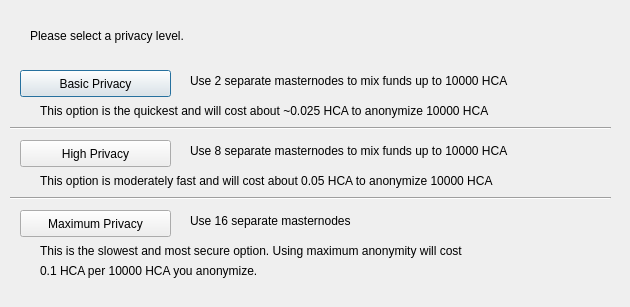
<?xml version="1.0" encoding="UTF-8"?>
<ui version="4.0">
 <class>ObfuscationConfig</class>
 <widget class="QDialog" name="ObfuscationConfig">
  <property name="geometry">
   <rect>
    <x>0</x>
    <y>0</y>
    <width>630</width>
    <height>307</height>
   </rect>
  </property>
  <property name="windowTitle">
   <string>Configure Obfuscation</string>
  </property>
  <widget class="QPushButton" name="buttonBasic">
   <property name="geometry">
    <rect>
     <x>20</x>
     <y>70</y>
     <width>151</width>
     <height>27</height>
    </rect>
   </property>
   <property name="text">
    <string>Basic Privacy</string>
   </property>
  </widget>
  <widget class="QPushButton" name="buttonHigh">
   <property name="geometry">
    <rect>
     <x>20</x>
     <y>140</y>
     <width>151</width>
     <height>27</height>
    </rect>
   </property>
   <property name="text">
    <string>High Privacy</string>
   </property>
  </widget>
  <widget class="QPushButton" name="buttonMax">
   <property name="geometry">
    <rect>
     <x>20</x>
     <y>210</y>
     <width>151</width>
     <height>27</height>
    </rect>
   </property>
   <property name="text">
    <string>Maximum Privacy</string>
   </property>
  </widget>
  <widget class="QLabel" name="label">
   <property name="geometry">
    <rect>
     <x>30</x>
     <y>20</y>
     <width>571</width>
     <height>31</height>
    </rect>
   </property>
   <property name="text">
    <string>Please select a privacy level.</string>
   </property>
  </widget>
  <widget class="QLabel" name="label_2">
   <property name="geometry">
    <rect>
     <x>190</x>
     <y>70</y>
     <width>421</width>
     <height>21</height>
    </rect>
   </property>
   <property name="text">
    <string>Use 2 separate masternodes to mix funds up to 10000 HCA</string>
   </property>
  </widget>
  <widget class="QLabel" name="label_3">
   <property name="geometry">
    <rect>
     <x>190</x>
     <y>140</y>
     <width>411</width>
     <height>21</height>
    </rect>
   </property>
   <property name="text">
    <string>Use 8 separate masternodes to mix funds up to 10000 HCA</string>
   </property>
  </widget>
  <widget class="QLabel" name="label_4">
   <property name="geometry">
    <rect>
     <x>190</x>
     <y>210</y>
     <width>421</width>
     <height>21</height>
    </rect>
   </property>
   <property name="text">
    <string>Use 16 separate masternodes</string>
   </property>
  </widget>
  <widget class="QLabel" name="label_6">
   <property name="geometry">
    <rect>
     <x>40</x>
     <y>100</y>
     <width>561</width>
     <height>21</height>
    </rect>
   </property>
   <property name="text">
    <string>This option is the quickest and will cost about ~0.025 HCA to anonymize 10000 HCA</string>
   </property>
  </widget>
  <widget class="QLabel" name="label_7">
   <property name="geometry">
    <rect>
     <x>40</x>
     <y>170</y>
     <width>561</width>
     <height>21</height>
    </rect>
   </property>
   <property name="text">
    <string>This option is moderately fast and will cost about 0.05 HCA to anonymize 10000 HCA</string>
   </property>
  </widget>
  <widget class="QLabel" name="label_8">
   <property name="geometry">
    <rect>
     <x>40</x>
     <y>240</y>
     <width>561</width>
     <height>21</height>
    </rect>
   </property>
   <property name="text">
    <string>This is the slowest and most secure option. Using maximum anonymity will cost</string>
   </property>
  </widget>
  <widget class="QLabel" name="label_9">
   <property name="geometry">
    <rect>
     <x>40</x>
     <y>260</y>
     <width>561</width>
     <height>21</height>
    </rect>
   </property>
   <property name="text">
    <string>0.1 HCA per 10000 HCA you anonymize.</string>
   </property>
  </widget>
  <widget class="Line" name="line">
   <property name="geometry">
    <rect>
     <x>10</x>
     <y>120</y>
     <width>601</width>
     <height>16</height>
    </rect>
   </property>
   <property name="orientation">
    <enum>Qt::Horizontal</enum>
   </property>
  </widget>
  <widget class="Line" name="line_2">
   <property name="geometry">
    <rect>
     <x>10</x>
     <y>190</y>
     <width>601</width>
     <height>16</height>
    </rect>
   </property>
   <property name="orientation">
    <enum>Qt::Horizontal</enum>
   </property>
  </widget>
 </widget>
 <resources/>
 <connections/>
</ui>
